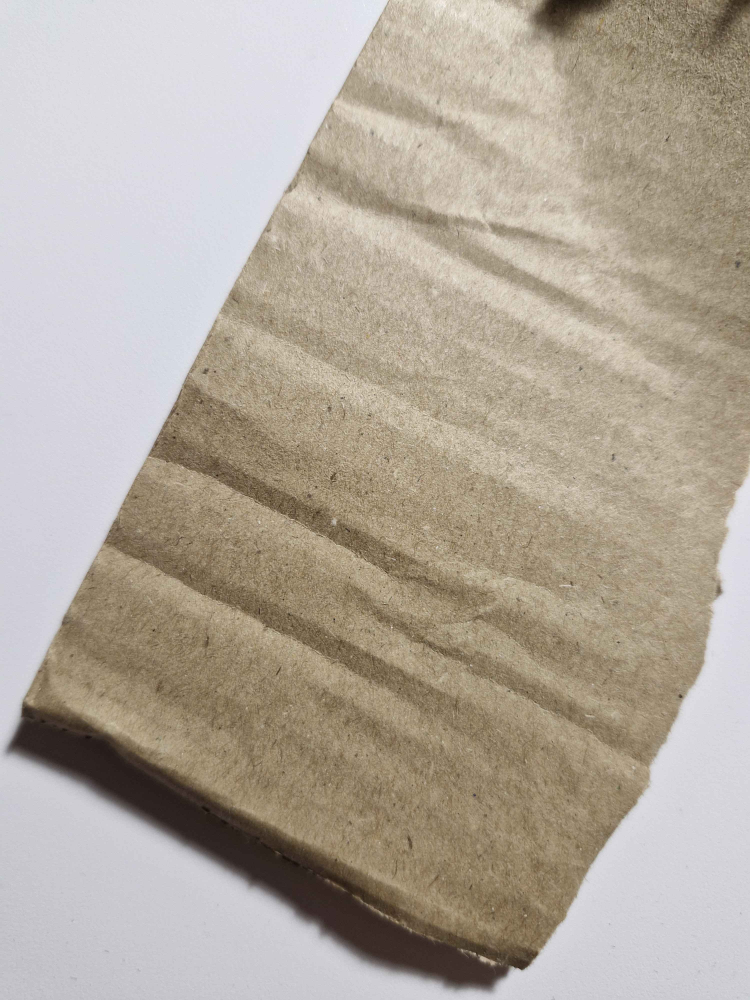
#> input picture src/nn/karton.jpg, 3000 x 4000 px (shown at 1/4 size)
$ jupyter execute --allow-errors waste_classifier.ipynb
#> lines starting #> are read from the running program, lines starting #| are printed output that depends on the picture
<div align="center">

#### Inteligencja obliczeniowa w analizie danych | Inżynieria i Analiza Danych
# Projekt Sieci Neuronowe
### Mateusz Bugdol
### Nr indeksu: 419719
### Grupa ćwiczeniowa: 1

</div>

1. Cel projektu

Głównym celem projektu jest stworzenie inteligentnego systemu zdolnego do automatycznej kategoryzacji odpadów na podstawie zdjęć. Zastosowanie technik głębokiego uczenia (sieci konwolucyjne) ma na celu wsparcie procesu recyklingu poprzez automatyzację sortowania śmieci.

2. Opis zadania

Zadanie polega na wytrenowaniu sieci neuronowej typu CNN (Convolutional Neural Network) na odpowiednio zbalansowanym i zaugumentowanym zbiorze danych zawierającym zdjęcia odpadów podzielonych na 6 klas: cardboard, glass, metal, paper, plastic, trash. W ramach zadania przeprowadzono przygotowanie i podział danych, budowę architektury sieci, jej uczenie oraz ocenę wydajności za pomocą wykresów i macierzy pomyłek.

3. Implementacja sieci neuronowej CNN

3.1. Załadowanie bibliotek

[cell 1]
import os
import numpy as np
from PIL import Image, ImageOps, ImageEnhance, ImageFont
from sklearn.model_selection import train_test_split
import tensorflow as tf
from tensorflow import keras
from tensorflow.keras import layers, models
from tensorflow.keras.callbacks import EarlyStopping, ReduceLROnPlateau, ModelCheckpoint
from sklearn.metrics import classification_report, confusion_matrix
import matplotlib.pyplot as plt
import random
import visualkeras
from collections import defaultdict
from scipy.ndimage import rotate
import seaborn as sns
import json

random.seed(42)
np.random.seed(42)
tf.random.set_seed(42)
#> (this line was passed over: tensorflow is not available in this run)

3.2. Stałe wartości

Powyższe stałe definiują kluczowe parametry konfiguracyjne, takie jak nazwy kategorii odpadów, ścieżka do danych, ustandaryzowany rozmiar zdjęć wejściowych i wielkość paczki (batch size). Zgrupowanie ich na początku ułatwia zarządzanie kodem i szybkie wprowadzanie modyfikacji w modelu.

[cell 2]
CLASSES = ["cardboard", "glass", "metal", "paper", "plastic", "trash"]
DATA_DIR = "dataset-resized"
IMG_SIZE = (224, 224)
BATCH_SIZE = 32

3.3. Pobieranie ścieżek do plików

Ten fragment kodu przechodzi przez foldery przypisane poszczególnym kategoriom odpadów i tworzy dwie listy: jedną z pełnymi ścieżkami do wszystkich zdjęć, a drugą z odpowiadającymi im numerycznymi etykietami. Przygotowuje to zbiór danych do dalszego podziału i późniejszego treningu sieci neuronowej.

[cell 3]
paths, labels = [], []
#> (the rest of this cell did not finish here and is left out)

3.4. Podział na zbiór testowy, treningowy i walidacyjny

Ten fragment kodu dzieli cały zbiór danych na trzy części: treningową (60%), walidacyjną (20%) i testową (20%), wykonując to w dwóch krokach. Pierwsze wywołanie funkcji wydziela 60% danych do uczenia modelu (X_train), a pozostałe 40% zapisuje jako zbiór tymczasowy (X_tmp). Drugie wywołanie dzieli ten zbiór tymczasowy na równe połowy, tworząc ostateczny zbiór walidacyjny (X_val) oraz testowy (X_test). Użycie parametru stratify jest tutaj kluczowe, ponieważ gwarantuje, że w każdym z tych trzech podzbiorów zostaną zachowane równe proporcje zdjęć dla wszystkich kategorii odpadów, natomiast random_state=42 zapewnia, że ten losowy podział będzie identyczny przy każdym uruchomieniu notatnika.

#> (a cell that did not finish here is left out)

#> (a cell that did not finish here is left out)

3.5. Augumentacja zbioru treningowego

Powyższa funkcja realizuje proces sztucznego powiększania zbioru treningowego (augumentację), generując dla każdego zdjęcia zadaną liczbę nowych, zmodyfikowanych próbek. Wykorzystuje do tego losowe przekształcenia geometryczne i fotometryczne, takie jak odbicia lustrzane, obroty oraz zmiany jasności i kontrastu. Zabieg ten uodparnia model na zmienne warunki wizualne, co znacząco poprawia jego zdolność generalizacji i zapobiega zjawisku przetrenowania.

[cell 6]
def augment_dataset(paths, labels, output_dir, multiplier=3):
    os.makedirs(output_dir, exist_ok=True)
    new_paths, new_labels = list(paths), list(labels)
    for i, (path, label) in enumerate(zip(paths, labels)):
        img = Image.open(path).convert("RGB")
        cls = CLASSES[label]
        for j in range(multiplier):
            aug = img.copy()
            if random.random() > 0.5:
                aug = ImageOps.mirror(aug)
            if random.random() > 0.5:
                aug = ImageOps.flip(aug)

            aug_arr = np.array(aug)
            angle = random.randint(-20, 20)
            aug_arr = rotate(aug_arr, angle, reshape=False, mode='nearest')
            aug = Image.fromarray(aug_arr)

            aug = ImageEnhance.Brightness(aug).enhance(random.uniform(0.7, 1.3))
            aug = ImageEnhance.Contrast(aug).enhance(random.uniform(0.8, 1.2))
            fpath = os.path.join(output_dir, f"{cls}_aug_{i}_{j}.jpg")
            aug.save(fpath)
            new_paths.append(fpath)
            new_labels.append(label)
        if i % 100 == 0:
            print(f"  augmentacja: {i}/{len(paths)}")
    return new_paths, new_labels

#> (a cell that did not finish here is left out)

3.6. Generator do wywoływania w trakcie treningu

Zdefiniowany generator zapewnia iteracyjne dostarczanie porcji danych do modelu podczas treningu, co optymalizuje zużycie pamięci operacyjnej poprzez ładowanie zdjęć w mniejszych paczkach. Odpowiada on również za bieżące przetwarzanie obrazów, takie jak przetasowanie próbek, zmiana rozmiaru oraz normalizacja wartości pikseli przed przekazaniem ich do sieci.

[cell 8]
def generator(paths, labels, batch_size=BATCH_SIZE):
    while True:
        idx = np.arange(len(paths))
        np.random.shuffle(idx)
        for start in range(0, len(paths), batch_size):
            batch_idx = idx[start:start + batch_size]
            images = []
            for i in batch_idx:
                img = Image.open(paths[i]).convert("RGB").resize(IMG_SIZE)
                images.append(np.array(img) / 255.0)
            yield np.array(images), np.array([labels[i] for i in batch_idx])

#> (a cell that did not finish here is left out)

3.7. Struktura CNN

**Warstwy splotowe (Conv2D)**: Ich zadaniem jest ekstrakcja kluczowych cech ze zdjęć, takich jak krawędzie, kształty czy tekstury, charakterystyczne dla poszczególnych klas odpadów.

**Batch Normalization**: Technika ta normalizuje aktywacje wewnątrz sieci, co przyspiesza proces zbieżności modelu podczas uczenia i działa delikatnie regularyzująco, zmniejszając ryzyko przetrenowania.

**Funkcja aktywacji ReLU**: Wprowadza nieliniowość do modelu, pozwalając mu na naukę bardziej złożonych wzorców.

**MaxPooling2D**: Służy do redukcji wymiarowości (ang. downsampling), zachowując jednocześnie najważniejsze wyekstrahowane cechy. Zmniejsza to liczbę parametrów w sieci i koszty obliczeniowe.

**Warstwy gęste (Dense) i Dropout**: Po spłaszczeniu (Flatten) danych zebranych z warstw splotowych, sieć wykorzystuje warstwy w pełni połączone do ostatecznej klasyfikacji. Dodano warstwę Dropout, która losowo wyłącza część neuronów podczas treningu, skutecznie zapobiegając nadmiernemu dopasowaniu do danych treningowych (overfitting). Ostatnia warstwa z funkcją softmax zwraca prawdopodobieństwa przynależności do 6 klas odpadów.

#> (a cell that did not finish here is left out)

3.8. Wizualizacja CNN

[cell 11]
font = ImageFont.truetype("arial.ttf", 32)

color_map = defaultdict(dict)
color_map[layers.Conv2D]['fill'] = '#3498db'
color_map[layers.BatchNormalization]['fill'] = '#f1c40f'
color_map[layers.Activation]['fill'] = '#e67e22'
color_map[layers.MaxPooling2D]['fill'] = '#e74c3c'
color_map[layers.GlobalAveragePooling2D]['fill'] = '#9b59b6'
color_map[layers.Dense]['fill'] = '#2ecc71'
color_map[layers.Dropout]['fill'] = '#95a5a6'

#> (the rest of this cell did not finish here and is left out)

Powyższy schemat przedstawia architekturę zaprojektowanej sieci konwolucyjnej, ukazując przepływ danych przez jej kolejne, sekwencyjnie ułożone warstwy. Zobrazowano na nim drogę od wejścia obrazu, poprzez bloki ekstrakcji cech (warstwy splotowe, normalizacyjne i łączące), aż po końcowe warstwy gęste odpowiedzialne za ostateczną klasyfikację do jednej z 6 kategorii. Taka wizualizacja ułatwia szybkie zrozumienie struktury modelu oraz pozwala prześledzić zmiany wymiarowości tensorów na każdym etapie przetwarzania.

3.9. Trenowanie modelu

Proces kompilacji sieci konwolucyjnej zrealizowano z wykorzystaniem optymalizatora Adam o zredukowanym współczynniku uczenia, funkcji straty sparse categorical crossentropy oraz metryki dokładności. W celu optymalizacji czasu obliczeń zaimplementowano mechanizm warunkowego ładowania gotowych, wcześniej wyuczonych wag modelu. W przypadku inicjalizacji nowego treningu, proces ten jest ściśle kontrolowany przez trzy mechanizmy zabezpieczające: wczesne zatrzymywanie chroniące przed zjawiskiem przetrenowania, dynamiczną redukcję współczynnika uczenia w momentach stagnacji oraz zapis wyłącznie najlepszej iteracji sieci. Samo uczenie odbywa się iteracyjnie z użyciem generatora danych przez maksymalnie 100 epok, przy jednoczesnej ciągłej ewaluacji wyników na wydzielonym zbiorze walidacyjnym. Po zakończeniu operacji cała historia postępów jest ostatecznie eksportowana do pliku JSON, co umożliwia jej późniejszą analizę oraz wizualizację na wykresach.

#> (a cell that did not finish here is left out)

#> (a cell that did not finish here is left out)

3.10. Wykresy Loss i Accuracy

[cell 14]
fig, (ax1, ax2) = plt.subplots(1, 2, figsize=(12, 4))

#> (the rest of this cell did not finish here and is left out)

Z wykresów Accuracy można odczytać, że skuteczność modelu systematycznie rośnie z każdą epoką, zarówno dla zbioru treningowego, jak i walidacyjnego. Jednocześnie wykres Loss (funkcja straty) pokazuje stabilny spadek. Brak znacznej rozbieżności między krzywymi treningowymi i walidacyjnymi świadczy o dobrym uogólnianiu wiedzy przez model.

3.11. Confusion Matrix

#> (a cell that did not finish here is left out)

Model osiągnął na zbiorze testowym ogólną dokładność (accuracy) na poziomie 82,21%, co potwierdza jego dobrą skuteczność w rozpoznawaniu badanych kategorii. Analiza szczegółowych metryk wskazuje, że sieć najlepiej radzi sobie z klasyfikacją tektury (cardboard), osiągając dla niej najwyższy wskaźnik F1-score równy 0,92. Z kolei największe trudności sprawia kategoria odpadów mieszanych (trash), gdzie niska czułość (56%) sugeruje problemy modelu z poprawną identyfikacją tej wysoce zróżnicowanej wizualnie grupy.

#> (a cell that did not finish here is left out)

Przedstawiona macierz pomyłek potwierdza dobrą skuteczność modelu, co obrazuje wyraźne skupienie większości poprawnych predykcji na głównej przekątnej. Największą trafnością charakteryzuje się klasyfikacja tektury (cardboard), podczas gdy najwięcej błędów rozproszenia generuje kategoria odpadów mieszanych (trash), co wynika z jej dużej różnorodności wizualnej. Widoczne są również sporadyczne pomyłki pomiędzy materiałami o zbliżonym wyglądzie, takimi jak szkło (glass) i plastik (plastic).

3.12. Przykładowe predykcje klas

[cell 17]
karton = Image.open("karton.jpg").convert("RGB").resize(IMG_SIZE)
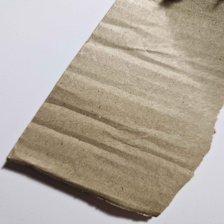
#> karton: PIL image 224x224 RGB; mean R, G, B 177.4, 167.7, 155.4
plt.imshow(karton)
plt.show()

[cell 18]
karton_arr = np.array(karton) / 255.0
#> (the rest of this cell did not finish here and is left out)
